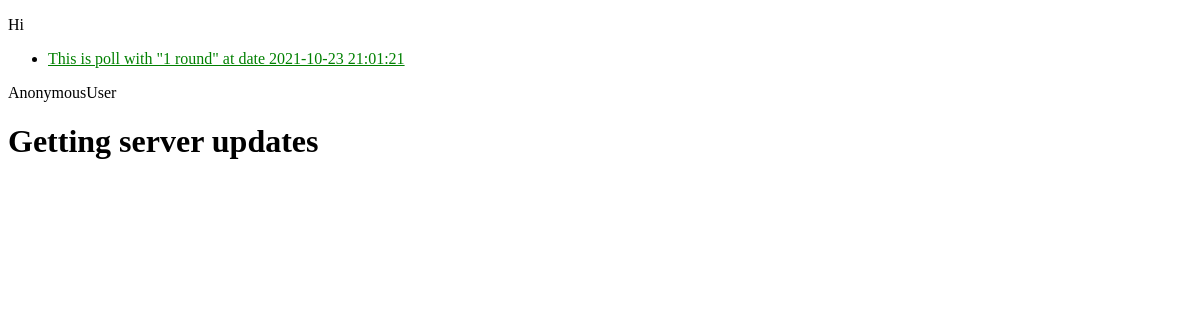
The app's page /, older data.
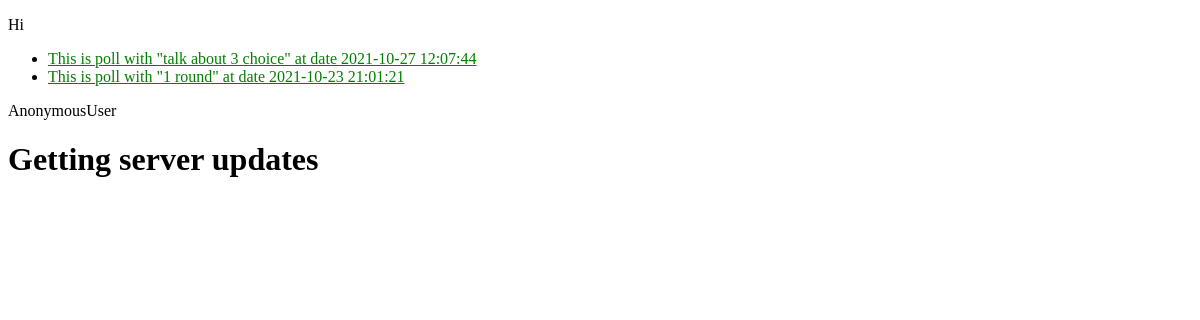
The same page, newer data.
### polls/models.py (models this page shows, shortened)
class Poll(models.Model):
    question = models.CharField(max_length=200)
    pub_date = models.DateTimeField('date published')
    def __str__(self):
        return f'This is poll with "{self.question}" at date {self.pub_date}'

### polls/views.py (the view)
# urls.py: path('', views.IndexView.as_view(), name='index'),
class IndexView(generic.ListView):
    model = Poll
    template_name = 'polls/index.html'
    context_object_name = 'polls_list'
    def get_queryset(self):
        return Poll.objects.filter(pub_date__lte=timezone.now()).order_by('-pub_date')
    """ Old Code
def detail(request, poll_id):
    return HttpResponse(f'Here is detail {poll_id}')
    """

### polls/templates/polls/index.html (shortened to what this page needs)
<!DOCTYPE html>
{% load static %}
<html>
<body>
<link rel="stylesheet" type="text/css" href="{% static 'polls/style.css' %}">
<p>Hi</p>
{% if polls_list %}
<ul>
    {% for poll in polls_list %}
        <li><a href="{% url 'polls:vote' poll.id %}">{{ poll }}</a></li>
    {% endfor %}
</ul>
<p>{{ request.user }}</p>
{% elif poll_one %}
        <a href="{% url 'polls:vote' poll_one.id %}">{{ poll_one }}</a>
{% else %}
    <p>No polls are available</p>
{% endif %}
<h1>Getting server updates</h1>
</body>
</html>

Row changes from the older to the newer data that the page shows:
added Poll: question+pub_date "This is poll with \"talk about 3 choice\" at date 2021-10-27 12:07:44"
